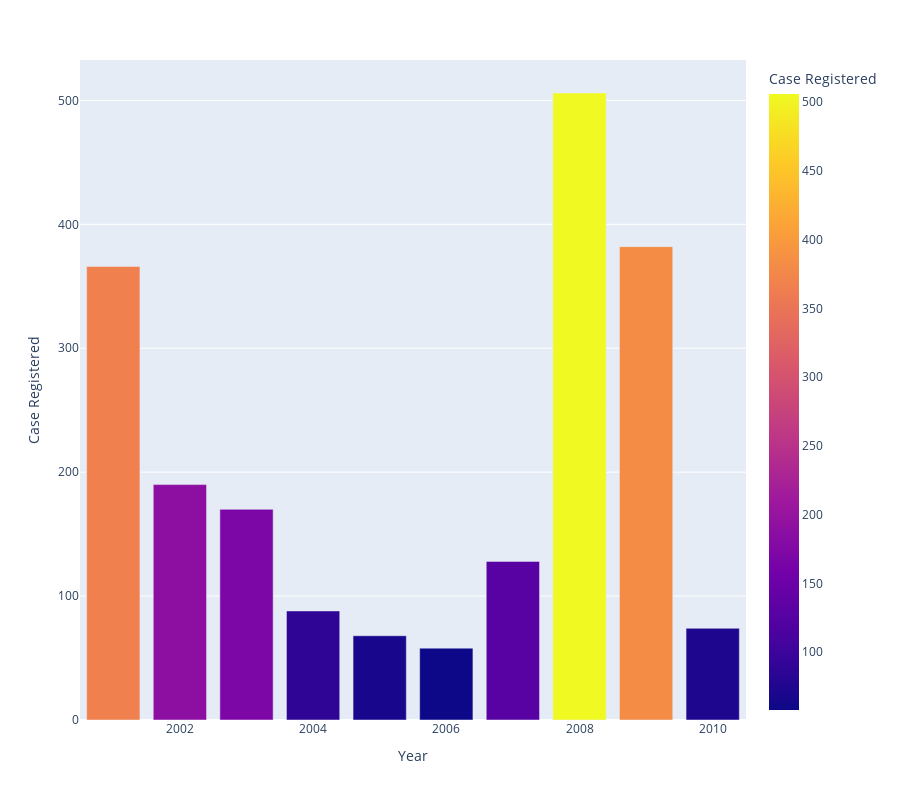

Notebook cell for this chart:
### Markdown cell above
#### **Cases registered against Police under Human Rights violations from 2001 to 2010**

### Code cell
bar_hrv_by_pol = pd.DataFrame(hr_police.groupby(
    ['Year'])['Cases_Registered_under_Human_Rights_Violations'].sum().reset_index())
bar_hrv_by_pol.columns = ['Year', 'Case Registered']
fig = px.bar(bar_hrv_by_pol, x='Year',
             y='Case Registered', color='Case Registered',
             height=800
             )
fig.show()

### Figure 1 — Plotly figure (JSON) as saved in the notebook; plotly's stock layout.template omitted (floating-point values rounded to 4 significant figures)
{"data": [{"alignmentgroup": "True", "hovertemplate": "Year=%{x}<br>Case Registered=%{marker.color}<extra></extra>", "legendgroup": "", "marker": {"color": [366, 190, 170, 88, 68, 58, 128, 506, 382, 74], "coloraxis": "coloraxis", "pattern": {"shape": ""}}, "name": "", "offsetgroup": "", "orientation": "v", "showlegend": false, "textposition": "auto", "type": "bar", "x": [2001, 2002, 2003, 2004, 2005, 2006, 2007, 2008, 2009, 2010], "xaxis": "x", "y": [366, 190, 170, 88, 68, 58, 128, 506, 382, 74], "yaxis": "y"}], "layout": {"barmode": "relative", "coloraxis": {"colorbar": {"title": {"text": "Case Registered"}}, "colorscale": [[0, "#0d0887"], [0.1111, "#46039f"], [0.2222, "#7201a8"], [0.3333, "#9c179e"], [0.4444, "#bd3786"], [0.5556, "#d8576b"], [0.6667, "#ed7953"], [0.7778, "#fb9f3a"], [0.8889, "#fdca26"], [1, "#f0f921"]]}, "height": 800, "legend": {"tracegroupgap": 0}, "margin": {"t": 60}, "xaxis": {"anchor": "y", "domain": [0, 1], "title": {"text": "Year"}}, "yaxis": {"anchor": "x", "domain": [0, 1], "title": {"text": "Case Registered"}}}}
